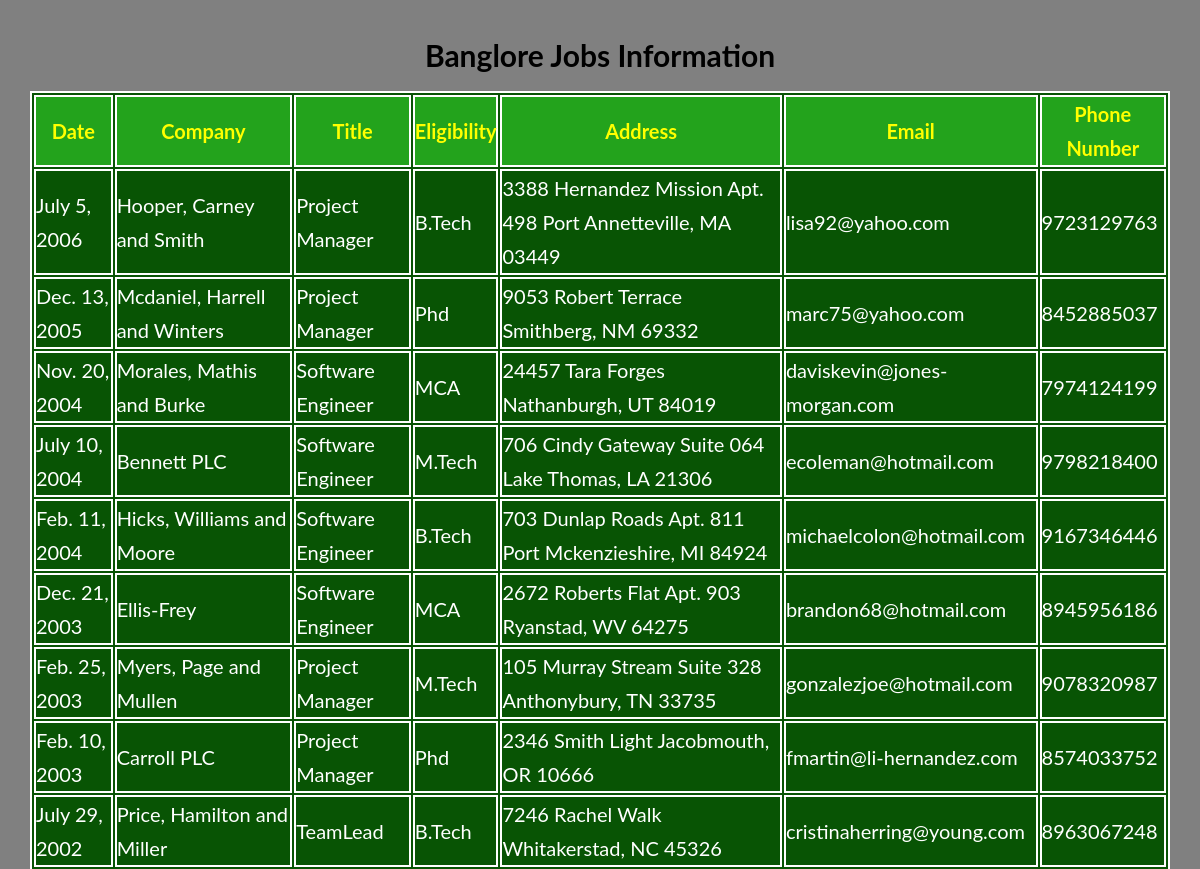
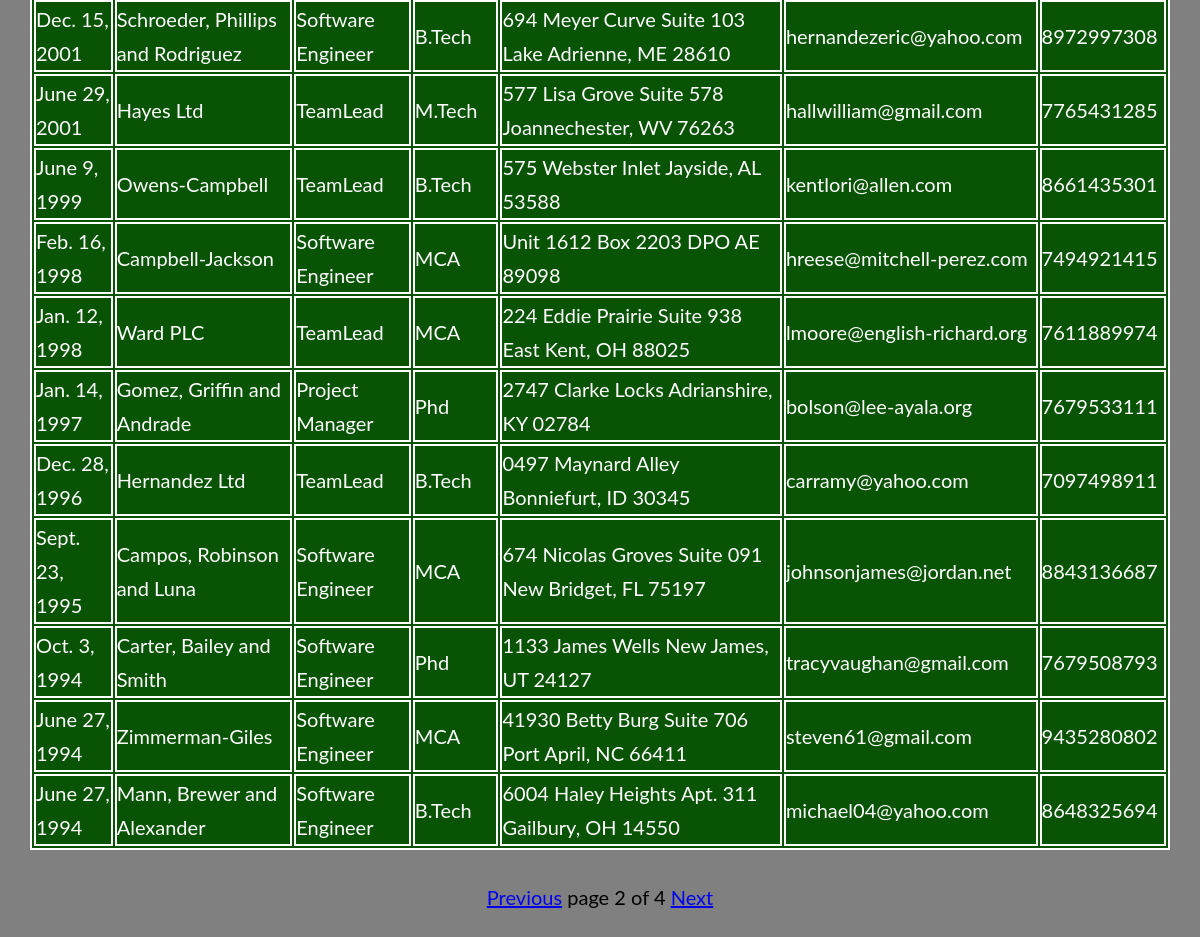
/bjobs/?page=2, run on the app's committed database (2 pictures, top to bottom).
### job/models.py (models this page shows)
class blorejobs(models.Model):
    date=models.DateField();
    company=models.CharField(max_length=100);
    title=models.CharField(max_length=100);
    eligibility=models.CharField(max_length=100);
    address=models.CharField(max_length=100);
    email=models.EmailField();
    phonenumber=models.IntegerField()

### job/views.py (the view)
# urls.py: path('bjobs/', views.bjobs),
def bjobs(request):
    blore_jobs=blorejobs.objects.order_by('-date')
    paginator=Paginator(blore_jobs,20)
    page_number=request.GET.get('page')
    try:
       blore_jobs=paginator.page(page_number)
    except PageNotAnInteger:
       blore_jobs=paginator.page(1)
    except EmptyPage:
       blore_jobs=paginator.page(paginator.num_pages)
    return render(request,'job/blorejobs.html',{'blore_jobs':blore_jobs})

### templates/job/blorejobs.html (shortened to what this page needs)
<!DOCTYPE html>
{%load static%}
<html lang="en" dir="ltr">
  <head>
    <link rel="stylesheet" href="{% static "job/demo1.css" %}">
  </head>
  <body class="col">
    <h1 class="jobs">Banglore Jobs Information</h1>
      {% if blore_jobs %}
      <table id='tab'>
        <thead>
          <th>Date</th>
          <th>Company</th>
          <th>Title</th>
          <th>Eligibility</th>
          <th>Address</th>
          <th>Email</th>
          <th>Phone Number</th>
        </thead>
        {%for job in blore_jobs %}
        <tr>
          <td>{{job.date}}</td>
          <td>{{job.company}}</td>
          <td>{{job.title}}</td>
          <td>{{job.eligibility}}</td>
          <td>{{job.address}}</td>
          <td>{{job.email}}</td>
          <td>{{job.phonenumber}}</td>
        </tr>
        {% endfor %}
      </table>
      <div class="pag">
        {%include 'job/pagination.html' with page=blore_jobs%}
      </div>
      {%else %}
      <p>No Jobs Found in blore</p>
    {% endif %}
  </body>
</html>

### static/job/demo1.css (style rules this page uses)
*, *::after, *::before { margin: 0; padding: 0; box-sizing: inherit; }
html { font-size: 62.5%; }
body { font-family: "Lato", sans-serif; font-weight: 400; line-height: 1.7; color: #777; padding: 3rem; box-sizing: border-box; }
table,thead,th,tr,td { color:white; border:2px solid white; font-size: 20px; margin:auto; background:#085404; }
thead,th { color:yellow; border:2px solid white; font-size: 20px; margin:auto; background:#23a31c; }
.col { background-image: linear-gradient(to right, grey,grey); }
.jobs { color:black; text-align: center; margin-bottom: 10px; font-size: 30px; }
.pag { text-align: center; margin-top: 30px; color:black; font-size: 20px; }

### data on the page
blorejobs: date "July 5, 2006", company "Hooper, Carney and Smith", title "Project Manager", eligibility "B.Tech", address "3388 Hernandez Mission Apt. 498 Port Annetteville, MA 03449", email "lisa92@yahoo.com", phonenumber "9723129763"
blorejobs: date "Dec. 13, 2005", company "Mcdaniel, Harrell and Winters", title "Project Manager", eligibility "Phd", address "9053 Robert Terrace Smithberg, NM 69332", email "marc75@yahoo.com", phonenumber "8452885037"
blorejobs: date "Nov. 20, 2004", company "Morales, Mathis and Burke", title "Software Engineer", eligibility "MCA", address "24457 Tara Forges Nathanburgh, UT 84019", email "daviskevin@jones-morgan.com", phonenumber "7974124199"
blorejobs: date "July 10, 2004", company "Bennett PLC", title "Software Engineer", eligibility "M.Tech", address "706 Cindy Gateway Suite 064 Lake Thomas, LA 21306", email "ecoleman@hotmail.com", phonenumber "9798218400"
blorejobs: date "Feb. 11, 2004", company "Hicks, Williams and Moore", title "Software Engineer", eligibility "B.Tech", address "703 Dunlap Roads Apt. 811 Port Mckenzieshire, MI 84924", email "michaelcolon@hotmail.com", phonenumber "9167346446"
blorejobs: date "Dec. 21, 2003", company "Ellis-Frey", title "Software Engineer", eligibility "MCA", address "2672 Roberts Flat Apt. 903 Ryanstad, WV 64275", email "brandon68@hotmail.com", phonenumber "8945956186"
blorejobs: date "Feb. 25, 2003", company "Myers, Page and Mullen", title "Project Manager", eligibility "M.Tech", address "105 Murray Stream Suite 328 Anthonybury, TN 33735", email "gonzalezjoe@hotmail.com", phonenumber "9078320987"
blorejobs: date "Feb. 10, 2003", company "Carroll PLC", title "Project Manager", eligibility "Phd", address "2346 Smith Light Jacobmouth, OR 10666", email "fmartin@li-hernandez.com", phonenumber "8574033752"
blorejobs: date "July 29, 2002", company "Price, Hamilton and Miller", title "TeamLead", eligibility "B.Tech", address "7246 Rachel Walk Whitakerstad, NC 45326", email "cristinaherring@young.com", phonenumber "8963067248"
blorejobs: date "Dec. 15, 2001", company "Schroeder, Phillips and Rodriguez", title "Software Engineer", eligibility "B.Tech", address "694 Meyer Curve Suite 103 Lake Adrienne, ME 28610", email "hernandezeric@yahoo.com", phonenumber "8972997308"
blorejobs: date "June 29, 2001", company "Hayes Ltd", title "TeamLead", eligibility "M.Tech", address "577 Lisa Grove Suite 578 Joannechester, WV 76263", email "hallwilliam@gmail.com", phonenumber "7765431285"
blorejobs: date "June 9, 1999", company "Owens-Campbell", title "TeamLead", eligibility "B.Tech", address "575 Webster Inlet Jayside, AL 53588", email "kentlori@allen.com", phonenumber "8661435301"
blorejobs: date "Feb. 16, 1998", company "Campbell-Jackson", title "Software Engineer", eligibility "MCA", address "Unit 1612 Box 2203 DPO AE 89098", email "hreese@mitchell-perez.com", phonenumber "7494921415"
blorejobs: date "Jan. 12, 1998", company "Ward PLC", title "TeamLead", eligibility "MCA", address "224 Eddie Prairie Suite 938 East Kent, OH 88025", email "lmoore@english-richard.org", phonenumber "7611889974"
blorejobs: date "Jan. 14, 1997", company "Gomez, Griffin and Andrade", title "Project Manager", eligibility "Phd", address "2747 Clarke Locks Adrianshire, KY 02784", email "bolson@lee-ayala.org", phonenumber "7679533111"
blorejobs: date "Dec. 28, 1996", company "Hernandez Ltd", title "TeamLead", eligibility "B.Tech", address "0497 Maynard Alley Bonniefurt, ID 30345", email "carramy@yahoo.com", phonenumber "7097498911"
blorejobs: date "Sept. 23, 1995", company "Campos, Robinson and Luna", title "Software Engineer", eligibility "MCA", address "674 Nicolas Groves Suite 091 New Bridget, FL 75197", email "johnsonjames@jordan.net", phonenumber "8843136687"
blorejobs: date "Oct. 3, 1994", company "Carter, Bailey and Smith", title "Software Engineer", eligibility "Phd", address "1133 James Wells New James, UT 24127", email "tracyvaughan@gmail.com", phonenumber "7679508793"
blorejobs: date "June 27, 1994", company "Zimmerman-Giles", title "Software Engineer", eligibility "MCA", address "41930 Betty Burg Suite 706 Port April, NC 66411", email "steven61@gmail.com", phonenumber "9435280802"
blorejobs: date "June 27, 1994", company "Mann, Brewer and Alexander", title "Software Engineer", eligibility "B.Tech", address "6004 Haley Heights Apt. 311 Gailbury, OH 14550", email "michael04@yahoo.com", phonenumber "8648325694"

### other printed values
{{ page.number }} "2"
{{ page.paginator.num_pages }} "4"
